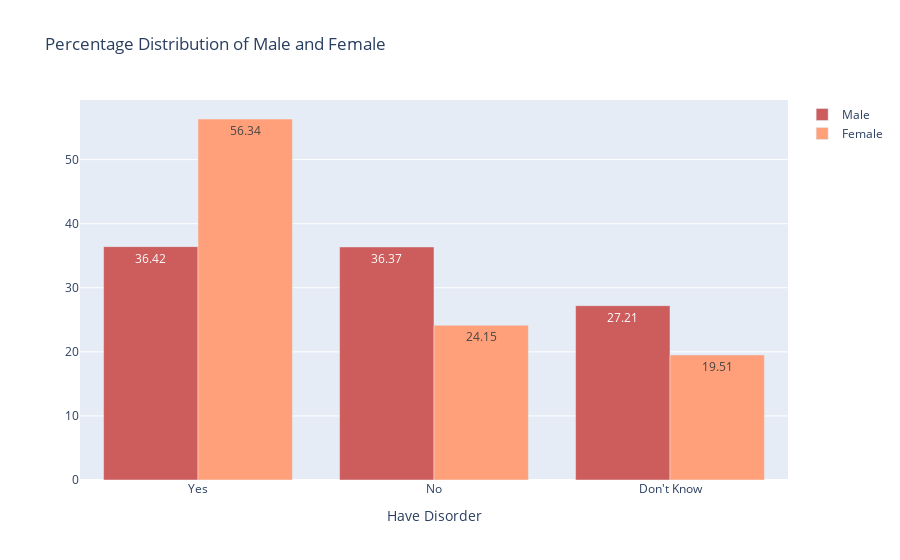

Notebook code cell kept with this figure:
### Code cell
fig = go.Figure()

fig.add_trace(
    go.Bar(
        x=male_disorder_df["Have_disorder"],
        y=male_disorder_df["count%"],
        name="Male",
        marker_color="indianred",
        text=male_disorder_df["count%"],
    )
)

fig.add_trace(
    go.Bar(
        x=female_disorder_df["Have_disorder"],
        y=female_disorder_df["count%"],
        name="Female",
        marker_color="lightsalmon",
        text=female_disorder_df["count%"],
    )
)

fig.update_layout(
    title="Percentage Distribution of Male and Female",
    xaxis=dict(title=dict(text="Have Disorder")),
)

### Figure 1 — Plotly figure (JSON) as saved in the notebook; plotly's stock layout.template omitted (floating-point values rounded to 4 significant figures)
{"data": [{"marker": {"color": "indianred"}, "name": "Male", "text": [36.42, 36.37, 27.21], "type": "bar", "x": ["Yes", "No", "Don't Know"], "y": [36.42, 36.37, 27.21]}, {"marker": {"color": "lightsalmon"}, "name": "Female", "text": [56.34, 24.15, 19.51], "type": "bar", "x": ["Yes", "No", "Don't Know"], "y": [56.34, 24.15, 19.51]}], "layout": {"title": {"text": "Percentage Distribution of Male and Female"}, "xaxis": {"title": {"text": "Have Disorder"}}}}
